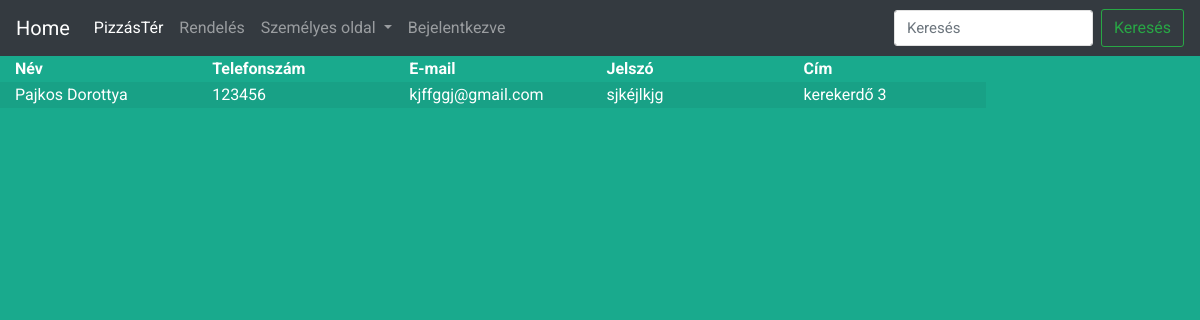
The page /szemelyes.php (signed in) on the database its author committed.
### tables this page shows
CREATE TABLE `user` (
  `uazon` int(11) NOT NULL,
  `loginname` varchar(40) NOT NULL,
  `vnev` varchar(30) NOT NULL,
  `phone` int(11) NOT NULL,
  `email` varchar(30) NOT NULL,
  `password` varchar(50) NOT NULL,
  `cim` varchar(50) NOT NULL
);

### szemelyes.php (the view)
 <?php require_once 'header.php'; ?>
</head>
  <?php require_once './nav.php'; ?>
<?php require_once './connect.php'; ?>
<?php
   $uname= $_SESSION['uname'];
$sql = "SELECT vnev, phone,email,password,cim  FROM user  WHERE loginname = ?;";
$stmt = $conn->prepare($sql);
$stmt->bind_param("s", $uname);
$stmt->execute();
$result = $stmt->get_result();
$data = '<table class="table-striped">
                    <thead>
                        <th class="col-2">Név</th>
                        <th class="col-2">Telefonszám</th>
                        <th class="col-2">E-mail</th>
                        <th class="col-2"> Jelszó </th>
                        <th class="col-2"> Cím</th>
                    </thead>
                    <tbody>';
    while ( $row = $result->fetch_assoc()){
        $data .=
               '<tr>
                            <td class="col-2">'.$row["vnev"].'</td>
                            <td class="col-2">' . $row["phone"].'</td>
                            <td class="col-2">' . $row["email"].'</td>
                                <td class="col-2">' . $row["password"].'</td>
                                    <td class="col-2">' . $row["cim"].'</td>
                        </tr> ';
    }
    $data .= '</tbody>
                </table>
               ';
    echo $data;

### images/registration.css (style rules this page uses)
body { color: #fff; background: #19aa8d; font-family: 'Roboto', sans-serif; }

### rows shown on the page
user: vnev "Pajkos Dorottya", phone "123456", email "kjffggj@gmail.com", password "sjkéjlkjg", cim "kerekerdő 3"
